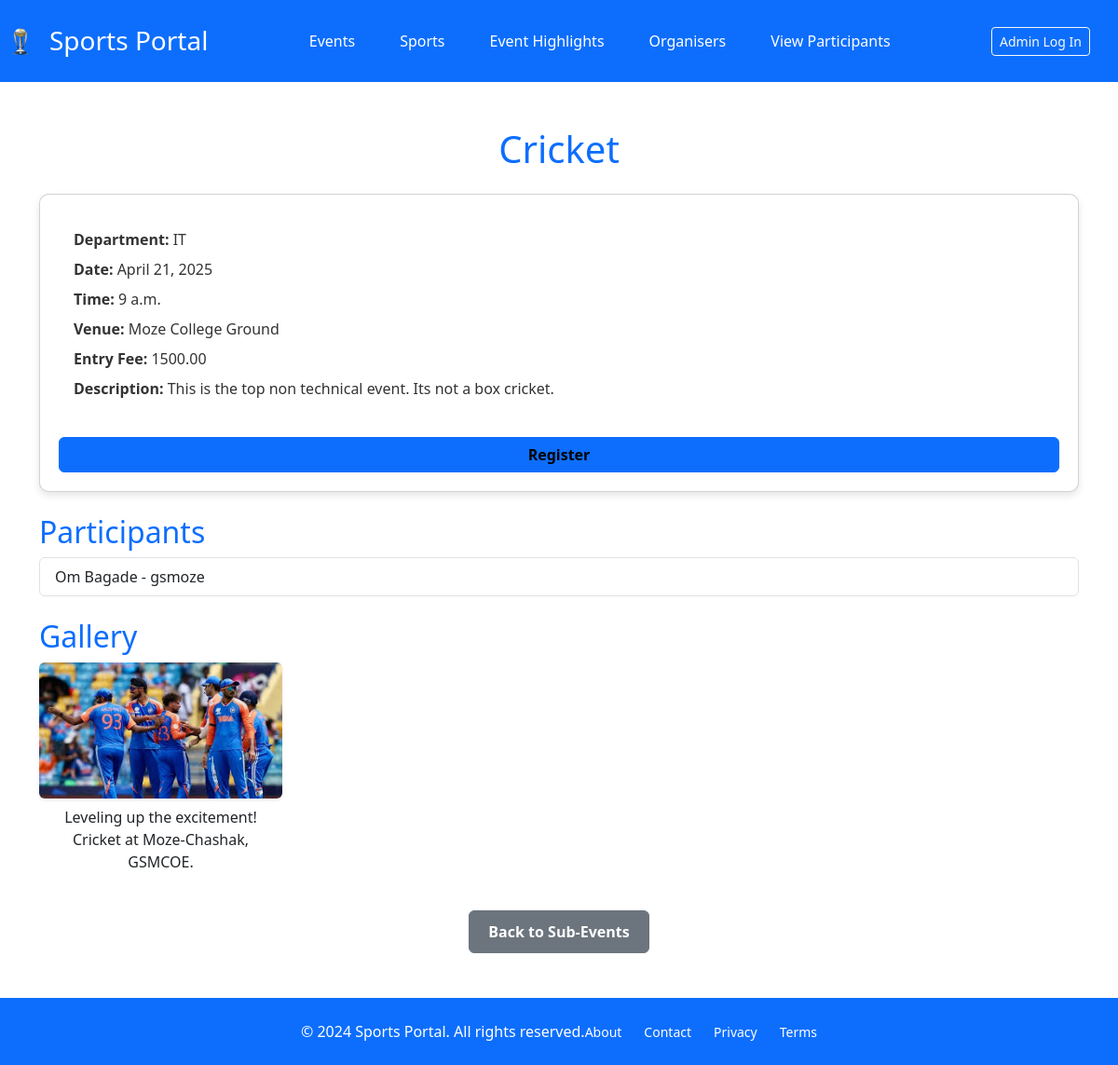
The page /events/sub-event/3/ on the database as committed earlier.
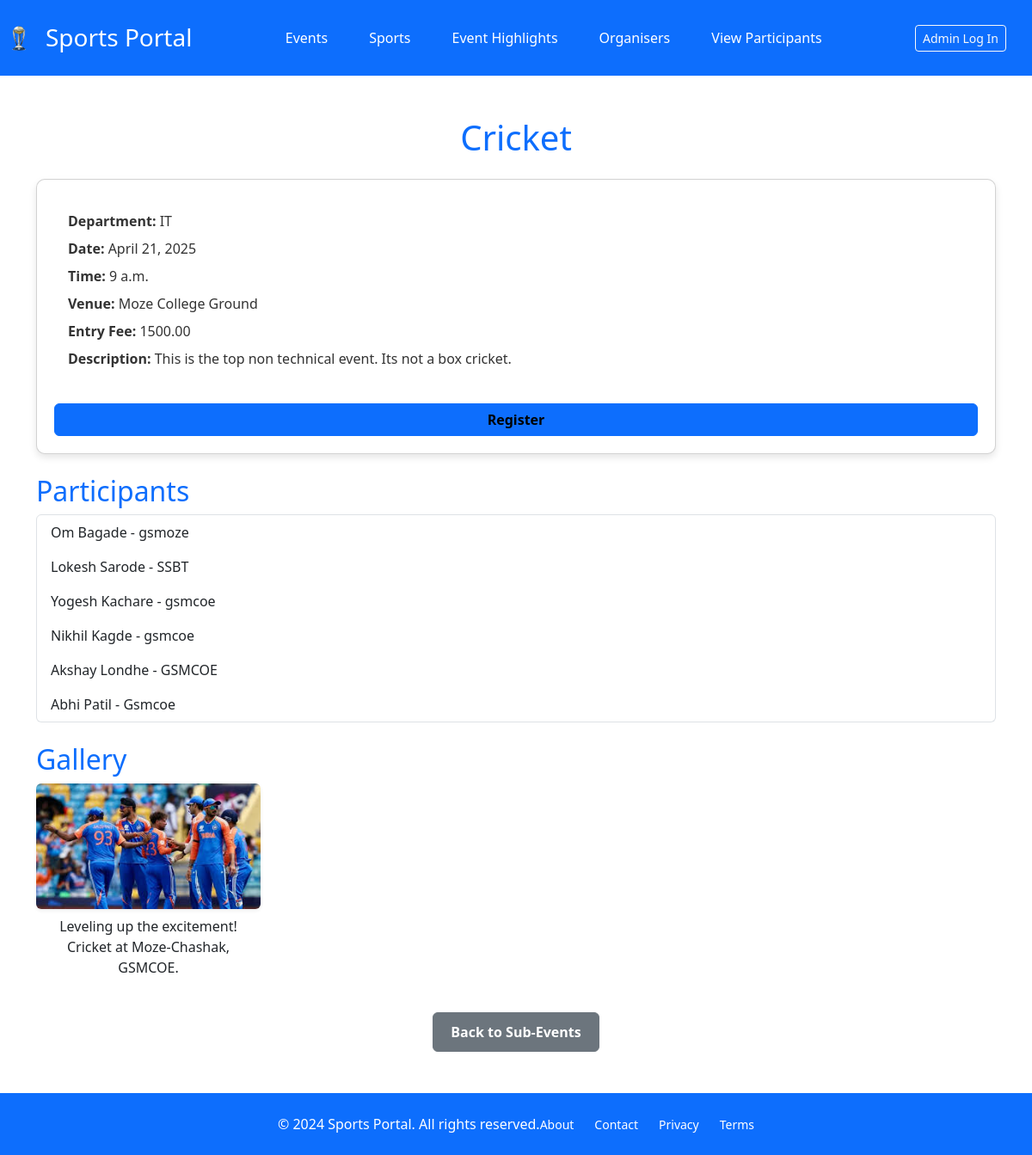
The same page on the database as committed later.
### registrationapp/models.py (models this page shows, shortened)
class Participant(models.Model):
    full_name = models.CharField(max_length=100)  # Name of the participant or team leader
    email = models.EmailField()  # Participant's email
    college_name = models.CharField(max_length=100)  # Name of the college
    year_of_study = models.CharField(max_length=2)
    contact_number = models.CharField(max_length=10)  # Contact number
    emergency_contact = models.CharField(max_length=10)  # Contact number
    sub_event = models.ForeignKey(SubEvent, on_delete=models.CASCADE, related_name='participants')  # Linked to SubEvent
    payment_id = models.CharField(max_length=100, blank=True, null=True)
    class Meta:
        unique_together = ('email', 'sub_event')

### events/models.py (models this page shows, shortened)
class Gallery(models.Model):
    sub_event = models.ForeignKey(SubEvent, on_delete=models.CASCADE, related_name='gallery')  # Linked to SubEvent
    image = models.ImageField(upload_to='event_photos/')  # Path to upload images
    caption = models.CharField(max_length=500, blank=True, null=True)  # Optional caption for the image

### events/views.py (the view)
# urls.py: path('sub-event/<int:pk>/', SubEventDetailsView.as_view(), name='sub_event_detail'),
class SubEventDetailsView(DetailView):
    model = SubEvent
    template_name = "sub_event_detail.html"
    context_object_name = "sub_event"

### templates/sub_event_detail.html (shortened to what this page needs)
{% extends "base.html" %}
{% load static %}
{% block head %}
<link rel="stylesheet" href="{% static "css/sub-event.css" %}">
{% endblock head %}
{% block body %}
<div class="container py-5">
    <h1 class="text-primary text-center mb-4">{{ sub_event.name }}</h1>
    <div class="card sub-event-card">
        <div class="card-body">
            <p class="event-detail"><strong>Department:</strong> {{ sub_event.dept }}</p>
            <p class="event-detail"><strong>Date:</strong> {{ sub_event.date }}</p>
            <p class="event-detail"><strong>Time:</strong> {{ sub_event.time }}</p>
            <p class="event-detail"><strong>Venue:</strong> {{ sub_event.venue }}</p>
            <p class="event-detail"><strong>Entry Fee:</strong> {{ sub_event.fees }}</p>
            <p class="event-detail"><strong>Description:</strong> {{ sub_event.description }}</p>
        </div>
        <p class="mt-3 mb-0 text-lg btn btn-primary">
            <a href="{% url 'participant_register' sub_event.id %}" class="text-black font-weight-bold" style="text-decoration: none">Register</a>
        </p>
    </div>
    <h2 class="text-primary mt-4">Participants</h2>
    <ul class="list-group mb-4">
        {% for participant in sub_event.participants.all %}
            <li class="list-group-item">{{ participant.full_name }} - {{ participant.college_name }}</li>
        {% empty %}
            <li class="list-group-item text-muted">No participants yet.</li>
        {% endfor %}
    </ul>
    <h2 class="text-primary">Gallery</h2>
    <div class="row">
        {% for photo in sub_event.gallery.all %}
        <div class="col-md-3">
            <div class="gallery-item">
                <img src="{{ photo.image.url }}" alt="{{ photo.caption }}" class="img-fluid rounded shadow-sm">
                <p class="text-center mt-2">{{ photo.caption }}</p>
            </div>
        </div>
        {% empty %}
        <div class="col-12">
            <p class="text-muted text-center">No images available.</p>
        </div>
        {% endfor %}
    </div>
    <div class="text-center mt-4">
        <a href="{% url 'sub_event_list' pk=sub_event.main_event.pk %}" class="btn btn-secondary">
            Back to Sub-Events
        </a>
    </div>
</div>
{% endblock %}

Rows that differ between the two databases and show on the page:
added Participant: full_name "Lokesh Sarode", college_name "SSBT"
added Participant: full_name "Yogesh Kachare", college_name "gsmcoe"
added Participant: full_name "Nikhil Kagde", college_name "gsmcoe"
added Participant: full_name "Akshay Londhe", college_name "GSMCOE"
added Participant: full_name "Abhi Patil", college_name "Gsmcoe"
